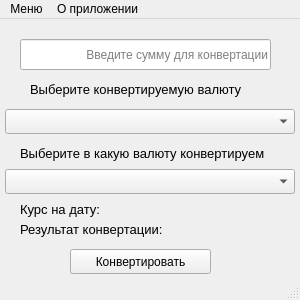
<?xml version="1.0" encoding="UTF-8"?>
<ui version="4.0">
 <class>MainWindow</class>
 <widget class="QMainWindow" name="MainWindow">
  <property name="enabled">
   <bool>true</bool>
  </property>
  <property name="geometry">
   <rect>
    <x>0</x>
    <y>0</y>
    <width>300</width>
    <height>300</height>
   </rect>
  </property>
  <property name="sizePolicy">
   <sizepolicy hsizetype="Minimum" vsizetype="Minimum">
    <horstretch>0</horstretch>
    <verstretch>0</verstretch>
   </sizepolicy>
  </property>
  <property name="minimumSize">
   <size>
    <width>300</width>
    <height>300</height>
   </size>
  </property>
  <property name="maximumSize">
   <size>
    <width>300</width>
    <height>300</height>
   </size>
  </property>
  <property name="windowTitle">
   <string>Конвертор валют</string>
  </property>
  <widget class="QWidget" name="centralwidget">
   <property name="enabled">
    <bool>true</bool>
   </property>
   <widget class="QPushButton" name="b_convert">
    <property name="geometry">
     <rect>
      <x>70</x>
      <y>230</y>
      <width>141</width>
      <height>25</height>
     </rect>
    </property>
    <property name="text">
     <string>Конвертировать</string>
    </property>
   </widget>
   <widget class="QLineEdit" name="qconvert_line">
    <property name="geometry">
     <rect>
      <x>20</x>
      <y>20</y>
      <width>251</width>
      <height>31</height>
     </rect>
    </property>
    <property name="alignment">
     <set>Qt::AlignRight|Qt::AlignTrailing|Qt::AlignVCenter</set>
    </property>
    <property name="placeholderText">
     <string>Введите сумму для конвертации</string>
    </property>
   </widget>
   <widget class="QComboBox" name="qcurrency_in">
    <property name="geometry">
     <rect>
      <x>5</x>
      <y>90</y>
      <width>290</width>
      <height>25</height>
     </rect>
    </property>
    <property name="editable">
     <bool>false</bool>
    </property>
    <property name="insertPolicy">
     <enum>QComboBox::InsertAtTop</enum>
    </property>
    <property name="sizeAdjustPolicy">
     <enum>QComboBox::AdjustToContentsOnFirstShow</enum>
    </property>
    <property name="placeholderText">
     <string/>
    </property>
   </widget>
   <widget class="QComboBox" name="qcurrency_out">
    <property name="geometry">
     <rect>
      <x>5</x>
      <y>150</y>
      <width>290</width>
      <height>25</height>
     </rect>
    </property>
   </widget>
   <widget class="QLabel" name="qlabel_currency_out">
    <property name="geometry">
     <rect>
      <x>20</x>
      <y>124</y>
      <width>251</width>
      <height>20</height>
     </rect>
    </property>
    <property name="font">
     <font>
      <pointsize>10</pointsize>
     </font>
    </property>
    <property name="text">
     <string>Выберите в какую валюту конвертируем</string>
    </property>
   </widget>
   <widget class="QLabel" name="qlabel_currency_in">
    <property name="geometry">
     <rect>
      <x>30</x>
      <y>60</y>
      <width>231</width>
      <height>20</height>
     </rect>
    </property>
    <property name="font">
     <font>
      <pointsize>10</pointsize>
     </font>
    </property>
    <property name="text">
     <string>Выберите конвертируемую валюту</string>
    </property>
   </widget>
   <widget class="QLabel" name="qtext_result">
    <property name="geometry">
     <rect>
      <x>20</x>
      <y>200</y>
      <width>181</width>
      <height>20</height>
     </rect>
    </property>
    <property name="font">
     <font>
      <pointsize>10</pointsize>
     </font>
    </property>
    <property name="text">
     <string>Результат конвертации:</string>
    </property>
   </widget>
   <widget class="QLabel" name="qresult">
    <property name="geometry">
     <rect>
      <x>170</x>
      <y>200</y>
      <width>121</width>
      <height>20</height>
     </rect>
    </property>
    <property name="font">
     <font>
      <pointsize>10</pointsize>
     </font>
    </property>
    <property name="text">
     <string/>
    </property>
   </widget>
   <widget class="QLabel" name="qtext_data_result">
    <property name="geometry">
     <rect>
      <x>20</x>
      <y>180</y>
      <width>181</width>
      <height>20</height>
     </rect>
    </property>
    <property name="font">
     <font>
      <pointsize>10</pointsize>
     </font>
    </property>
    <property name="text">
     <string>Курс на дату:</string>
    </property>
   </widget>
   <widget class="QLabel" name="qresult_date">
    <property name="geometry">
     <rect>
      <x>110</x>
      <y>180</y>
      <width>181</width>
      <height>20</height>
     </rect>
    </property>
    <property name="font">
     <font>
      <pointsize>10</pointsize>
     </font>
    </property>
    <property name="text">
     <string/>
    </property>
   </widget>
   <widget class="QLabel" name="l_online_offline">
    <property name="geometry">
     <rect>
      <x>230</x>
      <y>0</y>
      <width>67</width>
      <height>17</height>
     </rect>
    </property>
    <property name="text">
     <string/>
    </property>
   </widget>
  </widget>
  <widget class="QMenuBar" name="menubar">
   <property name="geometry">
    <rect>
     <x>0</x>
     <y>0</y>
     <width>300</width>
     <height>22</height>
    </rect>
   </property>
   <widget class="QMenu" name="menu">
    <property name="title">
     <string>Меню</string>
    </property>
    <widget class="QMenu" name="m_history">
     <property name="title">
      <string>История конвертаций</string>
     </property>
     <addaction name="m_open_history"/>
     <addaction name="m_del_history"/>
    </widget>
    <widget class="QMenu" name="menu_currency_exchange">
     <property name="title">
      <string>Конвертация валюты</string>
     </property>
     <addaction name="m_add_currency"/>
     <addaction name="separator"/>
     <addaction name="m_default_settings"/>
    </widget>
    <addaction name="separator"/>
    <addaction name="menu_currency_exchange"/>
    <addaction name="m_history"/>
   </widget>
   <widget class="QMenu" name="m_about_us">
    <property name="title">
     <string>О приложении</string>
    </property>
    <addaction name="m_manual"/>
    <addaction name="m_donate"/>
   </widget>
   <addaction name="menu"/>
   <addaction name="m_about_us"/>
  </widget>
  <widget class="QStatusBar" name="statusbar"/>
  <action name="m_open_history">
   <property name="text">
    <string>Открыть историю</string>
   </property>
  </action>
  <action name="m_del_history">
   <property name="text">
    <string>Очистить историю</string>
   </property>
  </action>
  <action name="m_add_currency">
   <property name="checkable">
    <bool>false</bool>
   </property>
   <property name="text">
    <string>Добавить/удалить валюту для конвертации</string>
   </property>
  </action>
  <action name="m_del_currency">
   <property name="text">
    <string>Удалить валюту для конвертации</string>
   </property>
  </action>
  <action name="m_default_settings">
   <property name="text">
    <string>Настройки по умолчанию</string>
   </property>
  </action>
  <action name="m_online">
   <property name="text">
    <string>Через глобальную паутину</string>
   </property>
  </action>
  <action name="m_offline">
   <property name="text">
    <string>Автономно</string>
   </property>
  </action>
  <action name="m_manual">
   <property name="text">
    <string>Рук-во по эксплуатации</string>
   </property>
  </action>
  <action name="m_donate">
   <property name="text">
    <string>Поддержать проект</string>
   </property>
  </action>
 </widget>
 <resources/>
 <connections/>
</ui>
